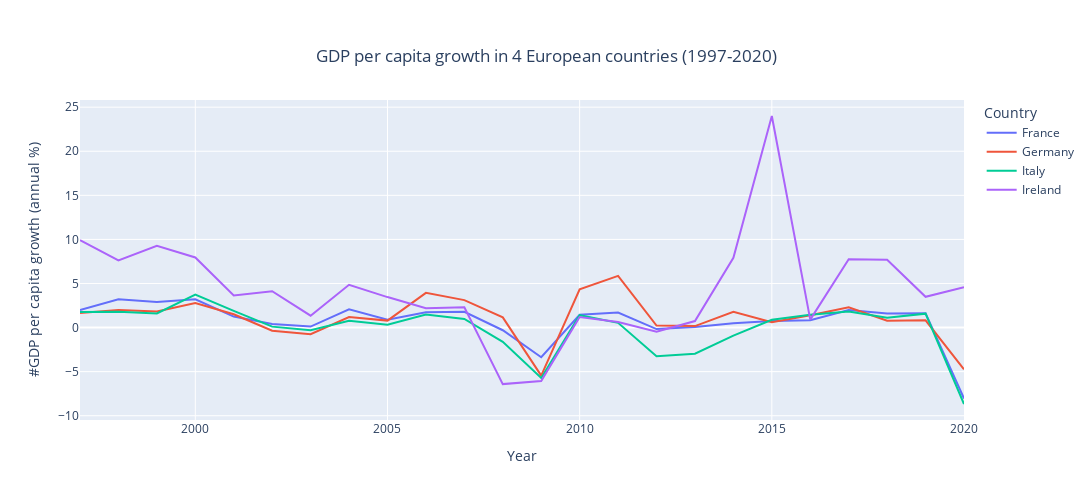

Notebook cell for this chart:
### Code cell
fig=df.plot(y=["France", "Germany", "Italy", "Ireland"], title= "GDP per capita growth in 4 European countries (1997-2020)",labels={"index":"Year","value":"#GDP per capita growth (annual %)",'variable':'Country'})
fig.update_layout(
    autosize=False,
    width=1500,
    height=500,
    title={'y':0.9,'x':0.5,'xanchor':'center','yanchor':'top'}
    )
fig.show()

### Figure 1 — Plotly figure (JSON) as saved in the notebook; plotly's stock layout.template omitted (floating-point values rounded to 4 significant figures)
{"data": [{"hovertemplate": "Country=France<br>Year=%{x}<br>#GDP per capita growth (annual %)=%{y}<extra></extra>", "legendgroup": "France", "line": {"color": "#636efa", "dash": "solid"}, "marker": {"symbol": "circle"}, "mode": "lines", "name": "France", "orientation": "v", "showlegend": true, "type": "scatter", "x": [1997, 1998, 1999, 2000, 2001, 2002, 2003, 2004, 2005, 2006, 2007, 2008, 2009, 2010, 2011, 2012, 2013, 2014, 2015, 2016, 2017, 2018, 2019, 2020], "xaxis": "x", "y": [1.975, 3.208, 2.891, 3.214, 1.244, 0.4027, 0.1111, 2.075, 0.8998, 1.738, 1.793, -0.3038, -3.372, 1.447, 1.7, -0.1712, 0.05992, 0.4791, 0.754, 0.8291, 1.995, 1.586, 1.62, -8.05], "yaxis": "y"}, {"hovertemplate": "Country=Germany<br>Year=%{x}<br>#GDP per capita growth (annual %)=%{y}<extra></extra>", "legendgroup": "Germany", "line": {"color": "#EF553B", "dash": "solid"}, "marker": {"symbol": "circle"}, "mode": "lines", "name": "Germany", "orientation": "v", "showlegend": true, "type": "scatter", "x": [1997, 1998, 1999, 2000, 2001, 2002, 2003, 2004, 2005, 2006, 2007, 2008, 2009, 2010, 2011, 2012, 2013, 2014, 2015, 2016, 2017, 2018, 2019, 2020], "xaxis": "x", "y": [1.643, 1.998, 1.821, 2.773, 1.511, -0.3656, -0.7551, 1.197, 0.7889, 3.934, 3.114, 1.152, -5.455, 4.34, 5.87, 0.2302, 0.1639, 1.784, 0.6171, 1.408, 2.297, 0.7827, 0.8279, -4.739], "yaxis": "y"}, {"hovertemplate": "Country=Italy<br>Year=%{x}<br>#GDP per capita growth (annual %)=%{y}<extra></extra>", "legendgroup": "Italy", "line": {"color": "#00cc96", "dash": "solid"}, "marker": {"symbol": "circle"}, "mode": "lines", "name": "Italy", "orientation": "v", "showlegend": true, "type": "scatter", "x": [1997, 1998, 1999, 2000, 2001, 2002, 2003, 2004, 2005, 2006, 2007, 2008, 2009, 2010, 2011, 2012, 2013, 2014, 2015, 2016, 2017, 2018, 2019, 2020], "xaxis": "x", "y": [1.776, 1.781, 1.609, 3.74, 1.894, 0.1048, -0.3055, 0.7693, 0.3237, 1.485, 0.9759, -1.616, -5.712, 1.401, 0.5343, -3.242, -2.972, -0.9178, 0.8755, 1.466, 1.82, 1.118, 1.575, -8.671], "yaxis": "y"}, {"hovertemplate": "Country=Ireland<br>Year=%{x}<br>#GDP per capita growth (annual %)=%{y}<extra></extra>", "legendgroup": "Ireland", "line": {"color": "#ab63fa", "dash": "solid"}, "marker": {"symbol": "circle"}, "mode": "lines", "name": "Ireland", "orientation": "v", "showlegend": true, "type": "scatter", "x": [1997, 1998, 1999, 2000, 2001, 2002, 2003, 2004, 2005, 2006, 2007, 2008, 2009, 2010, 2011, 2012, 2013, 2014, 2015, 2016, 2017, 2018, 2019, 2020], "xaxis": "x", "y": [9.907, 7.629, 9.284, 7.951, 3.641, 4.127, 1.345, 4.851, 3.457, 2.188, 2.305, -6.414, -6.059, 1.202, 0.6288, -0.475, 0.7352, 7.922, 24.0, 0.8968, 7.76, 7.688, 3.492, 4.587], "yaxis": "y"}], "layout": {"autosize": false, "height": 500, "legend": {"title": {"text": "Country"}, "tracegroupgap": 0}, "title": {"text": "GDP per capita growth in 4 European countries (1997-2020)", "x": 0.5, "xanchor": "center", "y": 0.9, "yanchor": "top"}, "width": 1500, "xaxis": {"anchor": "y", "autorange": true, "domain": [0, 1], "range": [1997, 2020], "title": {"text": "Year"}, "type": "linear"}, "yaxis": {"anchor": "x", "autorange": true, "domain": [0, 1], "range": [-10.49, 25.81], "title": {"text": "#GDP per capita growth (annual %)"}, "type": "linear"}}}
